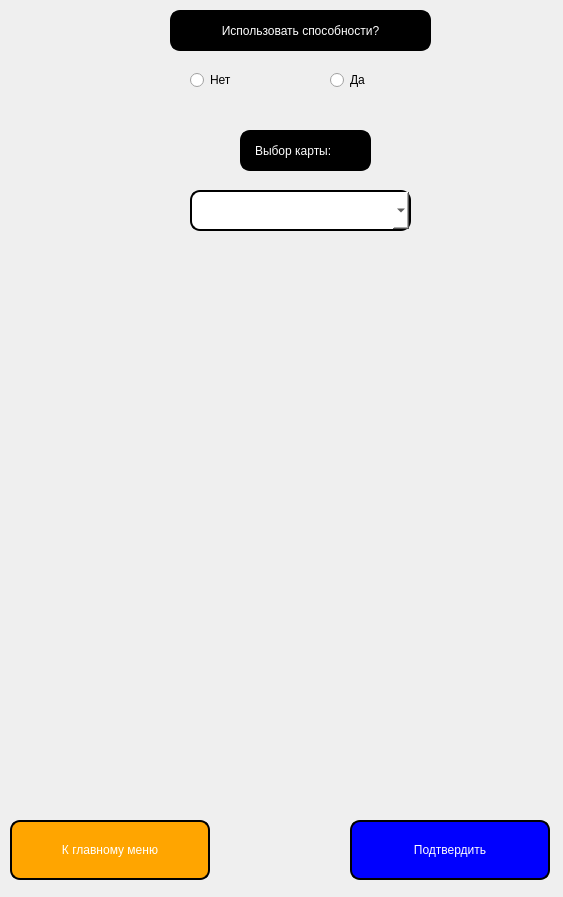
<?xml version="1.0" encoding="UTF-8"?>
<ui version="4.0">
 <class>Dialog</class>
 <widget class="QWidget" name="Dialog">
  <property name="geometry">
   <rect>
    <x>0</x>
    <y>0</y>
    <width>563</width>
    <height>897</height>
   </rect>
  </property>
  <property name="windowTitle">
   <string>Настройки игры</string>
  </property>
  <widget class="QRadioButton" name="abilities_button_yes">
   <property name="geometry">
    <rect>
     <x>330</x>
     <y>70</y>
     <width>100</width>
     <height>20</height>
    </rect>
   </property>
   <property name="styleSheet">
    <string notr="true">font: italic 12pt &quot;Times New Roman&quot;;</string>
   </property>
   <property name="text">
    <string>Да</string>
   </property>
  </widget>
  <widget class="QRadioButton" name="abilities_button_no">
   <property name="geometry">
    <rect>
     <x>190</x>
     <y>70</y>
     <width>100</width>
     <height>20</height>
    </rect>
   </property>
   <property name="styleSheet">
    <string notr="true">font: italic 12pt &quot;Times New Roman&quot;;</string>
   </property>
   <property name="text">
    <string>Нет</string>
   </property>
  </widget>
  <widget class="QComboBox" name="existing_files">
   <property name="geometry">
    <rect>
     <x>190</x>
     <y>190</y>
     <width>221</width>
     <height>41</height>
    </rect>
   </property>
   <property name="styleSheet">
    <string notr="true">background-color: white;
color: black;
border-style: outset;
border-width: 2px;
border-radius: 10px;
border-color: black;
padding: 10px;
font: bold 12pt &quot;Times New Roman&quot;;</string>
   </property>
  </widget>
  <widget class="QLabel" name="label_4">
   <property name="geometry">
    <rect>
     <x>240</x>
     <y>130</y>
     <width>131</width>
     <height>41</height>
    </rect>
   </property>
   <property name="styleSheet">
    <string notr="true">background-color: black;
color: white;
border-style: outset;
border-width: 2px;
border-radius: 10px;
border-color: black;
padding: 10px;
font: italic 12pt &quot;Times New Roman&quot;;</string>
   </property>
   <property name="text">
    <string>Выбор карты:</string>
   </property>
  </widget>
  <widget class="QLabel" name="label_5">
   <property name="geometry">
    <rect>
     <x>170</x>
     <y>10</y>
     <width>261</width>
     <height>41</height>
    </rect>
   </property>
   <property name="styleSheet">
    <string notr="true">background-color: black;
color: white;
border-style: outset;
border-width: 2px;
border-radius: 10px;
border-color: black;
padding: 10px;
font: italic 12pt &quot;Times New Roman&quot;;</string>
   </property>
   <property name="text">
    <string>Использовать способности?</string>
   </property>
   <property name="alignment">
    <set>Qt::AlignCenter</set>
   </property>
  </widget>
  <widget class="QPushButton" name="back_to_menu_btn">
   <property name="geometry">
    <rect>
     <x>10</x>
     <y>820</y>
     <width>200</width>
     <height>60</height>
    </rect>
   </property>
   <property name="styleSheet">
    <string notr="true">background-color: orange;
color: white;
border-style: outset;
border-width: 2px;
border-radius: 10px;
border-color: black;
padding: 10px;
font: bold 14pt &quot;Times New Roman&quot;;</string>
   </property>
   <property name="text">
    <string>К главному меню</string>
   </property>
  </widget>
  <widget class="QPushButton" name="apply_btn">
   <property name="geometry">
    <rect>
     <x>350</x>
     <y>820</y>
     <width>200</width>
     <height>60</height>
    </rect>
   </property>
   <property name="styleSheet">
    <string notr="true">background-color: blue;
color: white;
border-style: outset;
border-width: 2px;
border-radius: 10px;
border-color: black;
padding: 10px;
font: bold 16pt &quot;Times New Roman&quot;;</string>
   </property>
   <property name="text">
    <string>Подтвердить</string>
   </property>
  </widget>
 </widget>
 <resources/>
 <connections/>
</ui>
